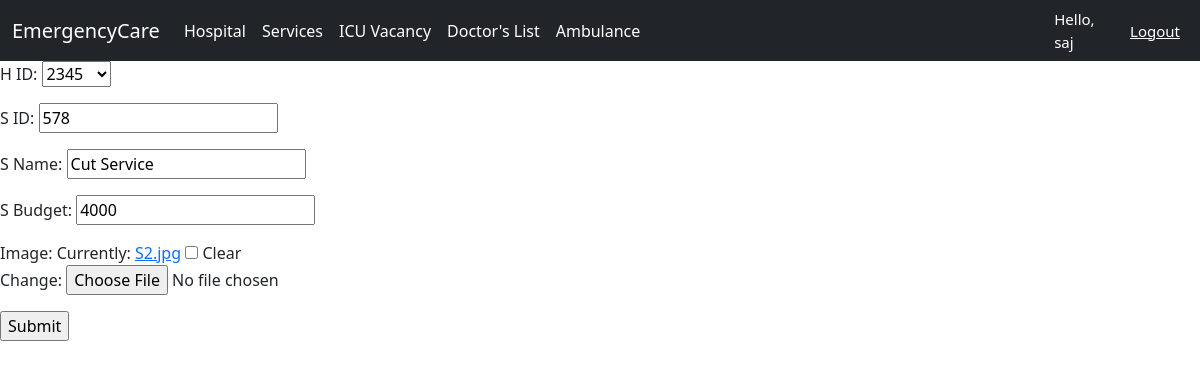
Page /update_service/2 (signed in) on the committed database.
### Location/models.py (models this page shows, shortened)
class Hospital(models.Model):
    H_ID = models.CharField(max_length=200)
    H_name = models.CharField(max_length=200)
    Co_ordinate = models.ForeignKey(Location, on_delete=models.CASCADE)
    image = models.ImageField(upload_to='images/',blank=True, null=True, default='images/default.jpg')
    def __str__(self):
        return self.H_ID

class Services(models.Model):
    H_ID = models.ForeignKey(Hospital, on_delete=models.CASCADE, blank=True, null=True)
    S_ID = models.CharField(max_length=200, blank=True, null=True)
    S_Name = models.CharField(max_length=200, blank=True, null=True)
    S_Budget = models.IntegerField(blank=True, null=True)
    image = models.ImageField(upload_to='images/', blank=True, null=True, default='images/default.jpg')

### EMCSystem/decorators.py (the view)
        def wrapper_func(request, *args, **kwargs):
            group = None
            if request.user.groups.exists():
                group = request.user.groups.all()[0].name
            if group in allowed_roles:
                return view_func(request, *args, **kwargs)
            else:
                return HttpResponse("You are not authorized to view this page")

### Location/forms.py
class ServiceForm(ModelForm):
    class Meta:
        model = Services
        fields = '__all__'

### Location/views.py (called while the page is built)
@allowed_user(allowed_roles=['Admin'])
def update_service(request, id):
    services = Services.objects.get(pk = id)
    form = ServiceForm(instance=services)
    if request.method == 'POST':
        form = ServiceForm(request.POST, request.FILES, instance=services)
        if form.is_valid():
            form.save()
            return redirect('Services')
    context = {'form':form}
    return render(request, template_name='hospital/add_service.html', context=context)

### templates/hospital/add_service.html (shortened to what this page needs)
 {% extends 'hospital/Services.html' %}
 {% block content %}
 {% load static %}
<form action="" method="POST" enctype="multipart/form-data" >
 {{form.as_p}}
 <input type="submit" name="Submit">
</form>
  {% endblock %}

### templates/hospital/Navbar.html (shortened to what this page needs)
{% load static %}
<nav class="navbar navbar-expand-lg navbar-dark bg-dark">
  <div class="container-fluid">
    <a class="navbar-brand" href="{% url 'Home' %}">EmergencyCare</a>
    <div class="collapse navbar-collapse" id="navbarNavAltMarkup">
      <div class="navbar-nav">
        <a class="nav-link active" aria-current="page" href="{% url 'hospital' %}">Hospital</a>
        <a class="nav-link active" aria-current="page" href="{% url 'Services' %}">Services</a>
        <a class="nav-link active" aria-current="page" href="{% url 'ICUVac' %}">ICU Vacancy</a>
        <a class="nav-link active" aria-current="page" href="{% url 'DoctorList' %}">Doctor's List</a>
        <a class="nav-link active" aria-current="page" href="{% url 'Ambulance' %}">Ambulance</a>
      </div>
    </div>
  </div>
  <span class="hello-msg" >Hello, {{request.user}}</span>
  <span><a class="hello-msg" href="{% url 'logout' %}">Logout</a></span>
</nav>

### templates/hospital/Navbar.html (style rules this page uses)
.hello-msg { font-size: 15px; color: #fff; margin-right: 20px; }

### rows in the picture
Hospital: H_ID "2345"
Services: S_ID "578", S_Name "Cut Service", S_Budget "4000"

### other values in the picture
{{ request.user }} "saj"
